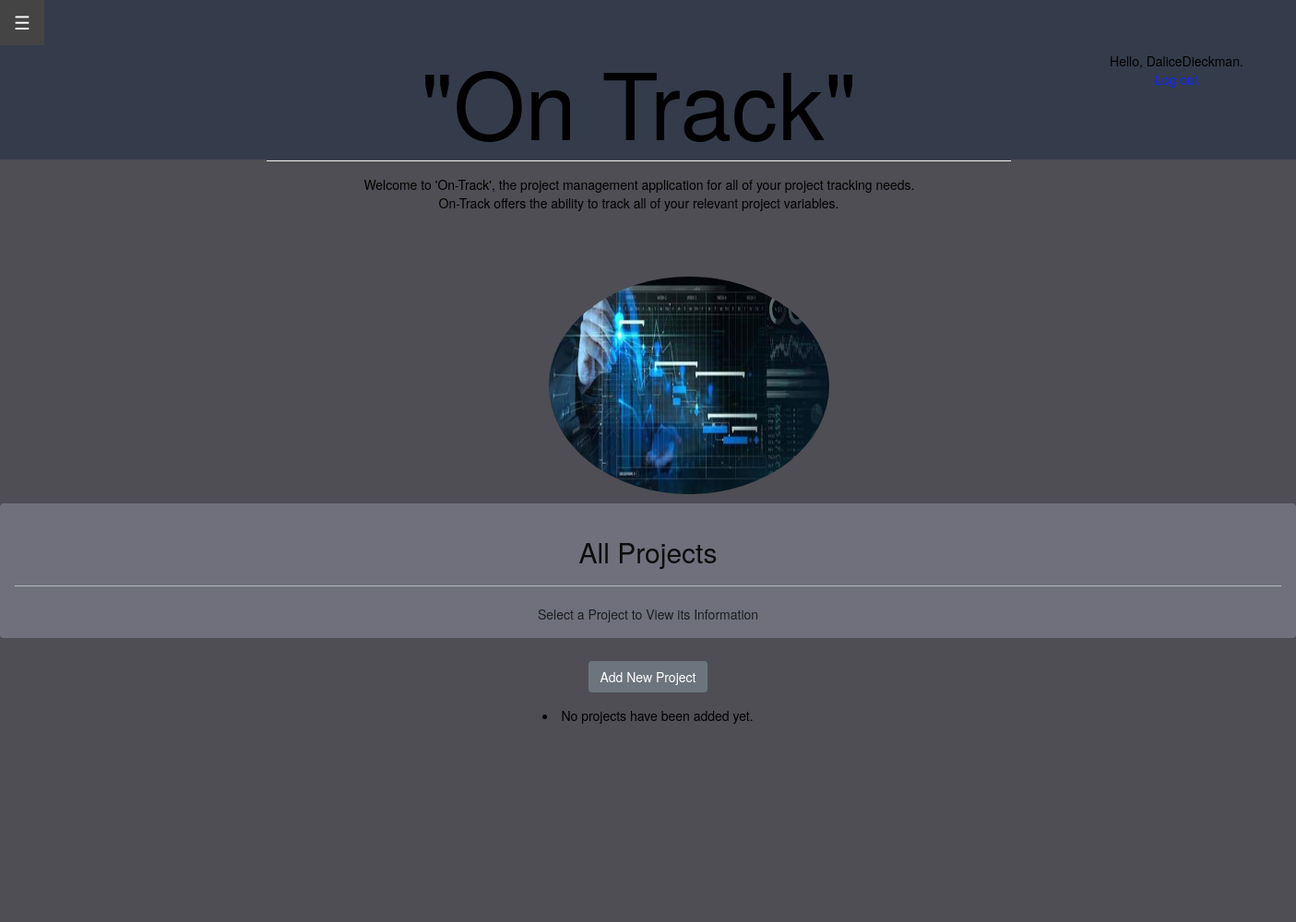
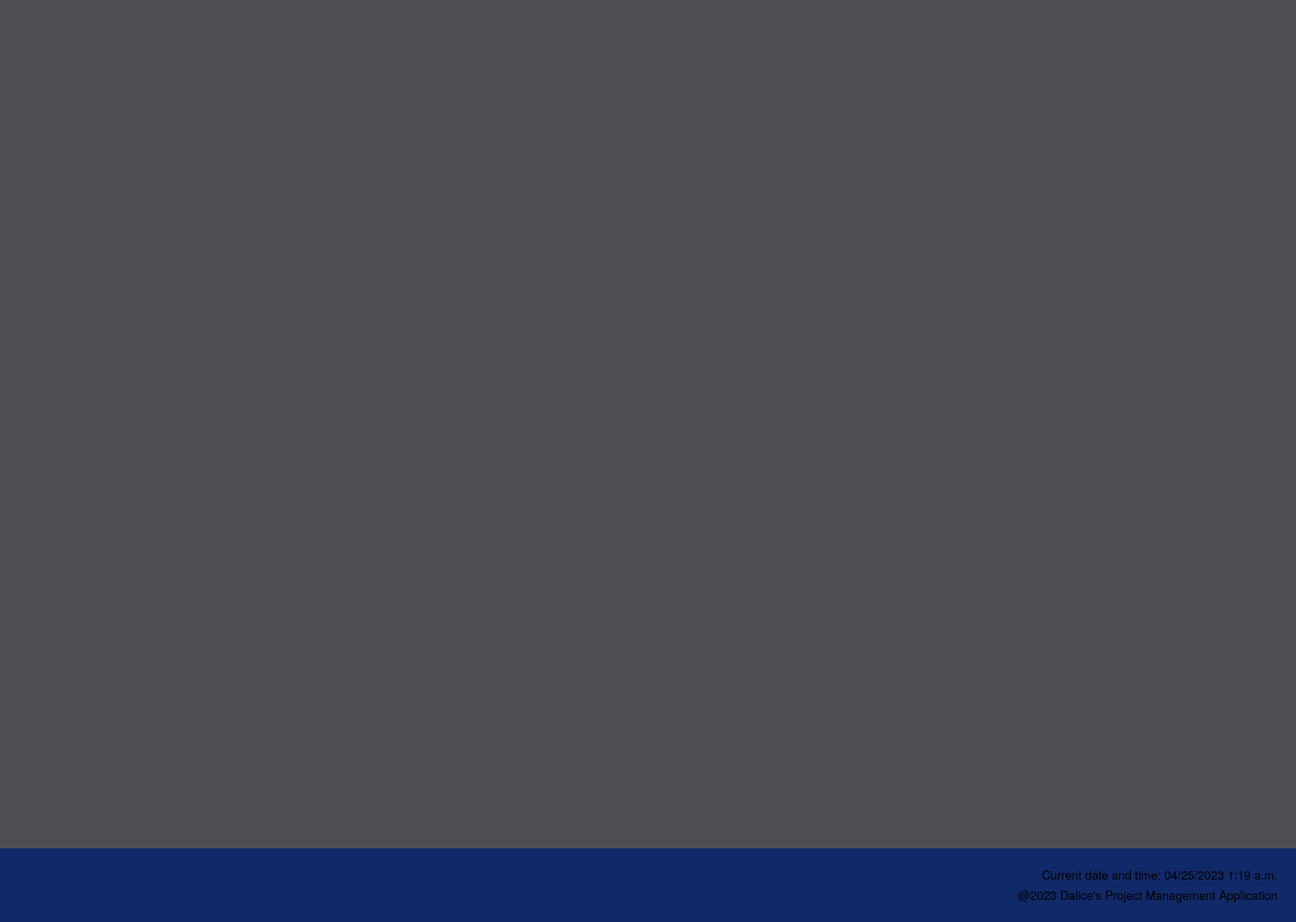
Before: /projects/ (signed in) with the older database file (2 pictures, top to bottom).
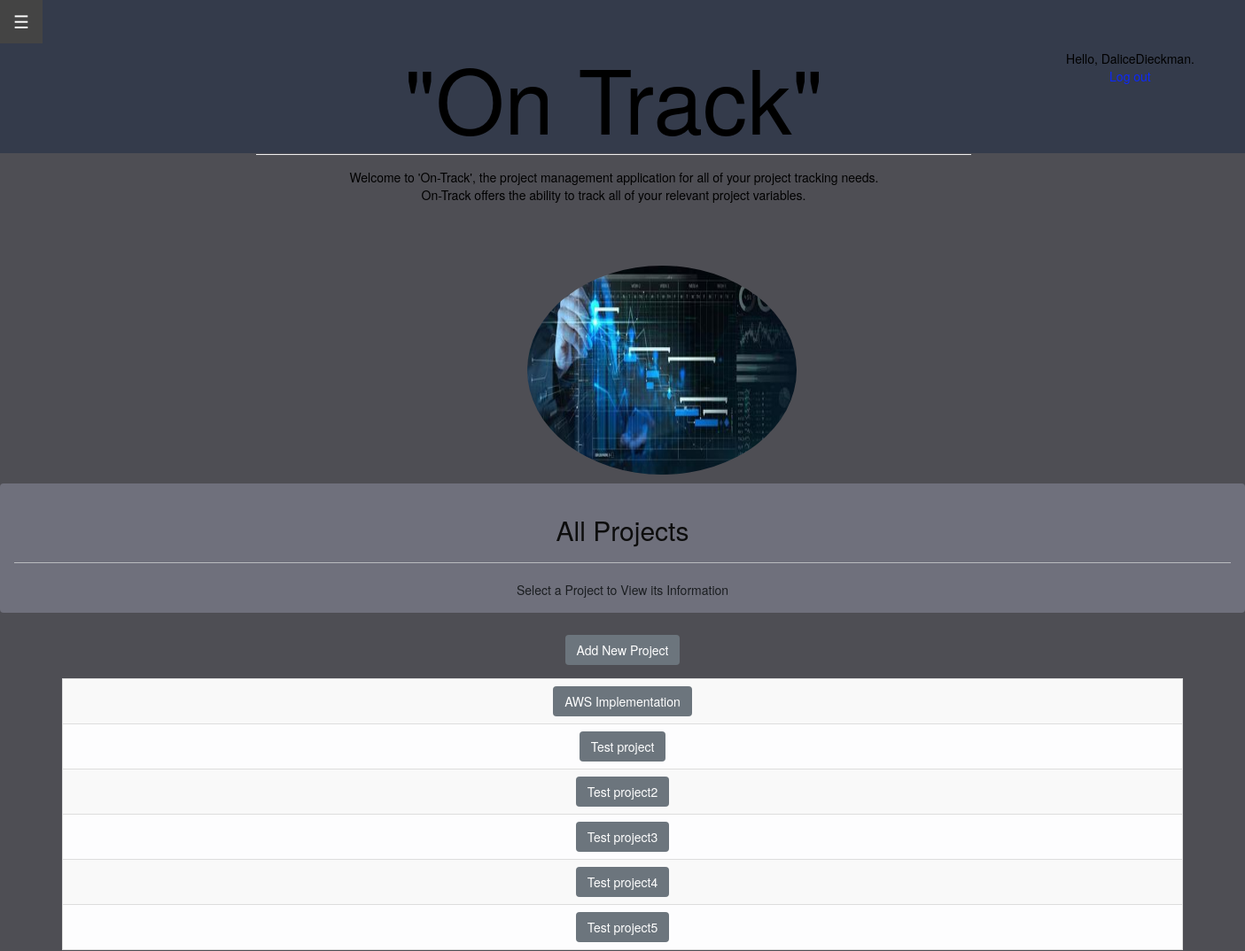
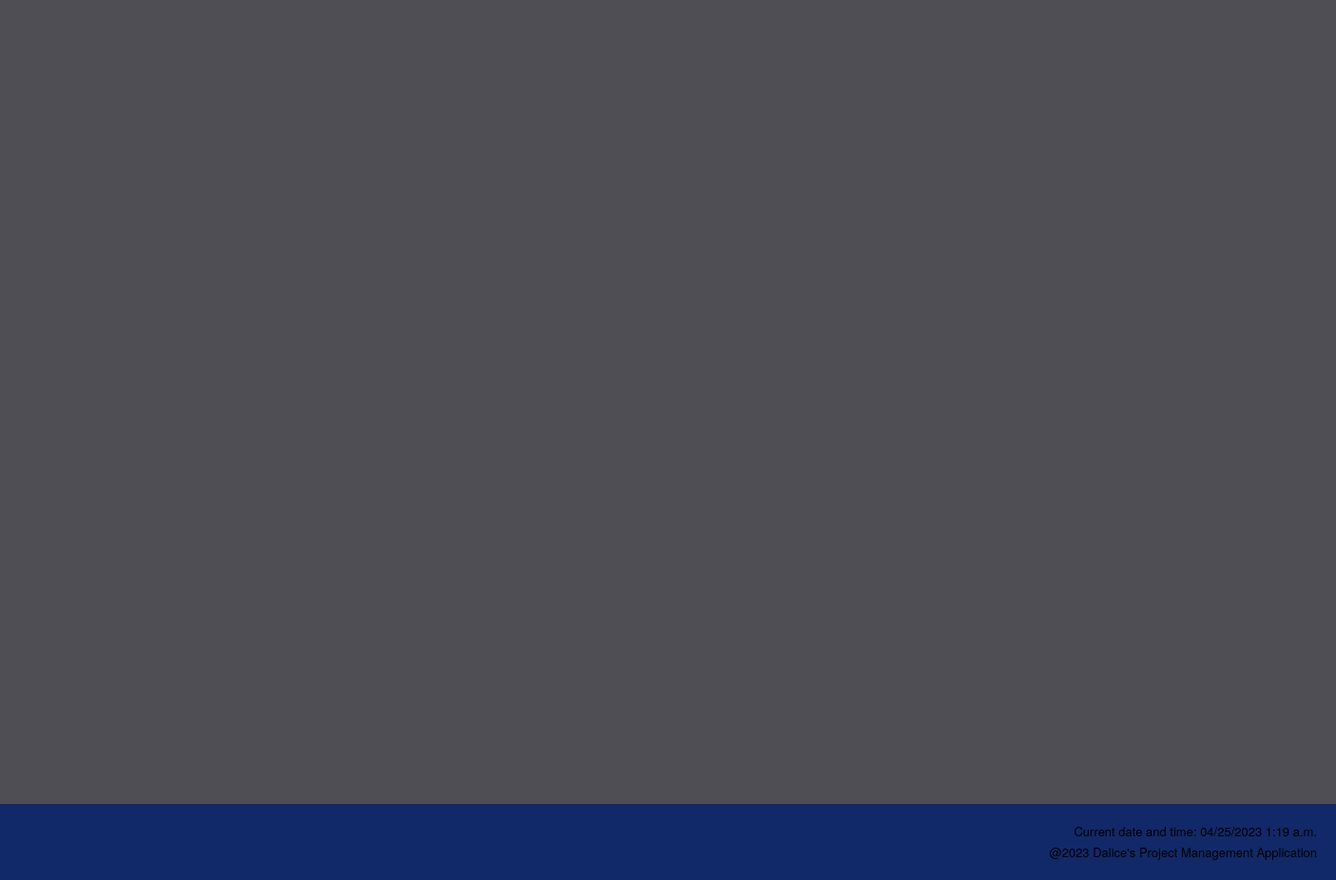
After: the same page with the newer database file (2 pictures, top to bottom).
### project_app/models.py (models this page shows, shortened)
class Project(models.Model):
    id = models.AutoField(primary_key=True, unique=True)
    project_name = models.CharField(max_length=100, null=True)
    start_date = models.DateField(auto_now_add=True)
    hourly_rate = models.IntegerField(null = True)
    pm_id = models.ForeignKey(User, on_delete=models.CASCADE, null=True)
    client_name = models.ForeignKey(Client, on_delete=models.CASCADE, null=True)
    project_description = models.CharField(null=True, max_length=1000)
    def __str__(self):
        return self.project_name

### project_app/views.py (the view)
# urls.py: path('projects/', views.projects, name='projects'),
@login_required
def projects(request):
    project_list = Project.objects.order_by("project_name")
    context = {'projects' : project_list}
    return render(request, 'project_app/projects.html', context)

### project_app/templates/project_app/projects.html
{% extends "project_app/base.html" %}
{% block content %}
<body style="background-color:#464454">
<div class="alert alert-dark" role="alert" style="background-color: rgb(111, 112, 124);">
  <h2 class="alert-heading" style="color:rgb(13, 13, 13)"><center>All Projects</center></h2>
  <hr>
  <p class="mb-0"><center>Select a Project to View its Information</center></p>
</div>
<div style="padding:5px">
<a href="{% url 'project_app:new_project' %}" class="btn btn-secondary" role="button" aria-pressed="true">Add New Project</a>
</div>
<div style="padding:5px">
</div>
<center>
<table style="width: 90%" class="table table-striped table-light table-bordered table-hover">
  {% for project in projects %}
    <tr>
        <td style="text-align: center">
            <a href="{% url 'project_app:project' project.id %}" class="btn btn-secondary" role="button" aria-pressed="true" style="background-color: #6c757d;">{{ project }}</a>
        </td>
        </tr>
    {% empty %}
        <li>No projects have been added yet.</li>
    {% endfor %}
</table>
</center>
<br>
</body>
{% endblock content %}

### project_app/templates/project_app/base.html (shortened to what this page needs)
<!DOCTYPE html>
{% load static %}
<html>
    <head>
        <div class="header">
        </div>
        <div class="second-header">
        </div>
        <link rel="stylesheet" href="https://stackpath.bootstrapcdn.com/bootstrap/4.3.1/css/bootstrap.min.css">
        <link rel="stylesheet" href="https://maxcdn.bootstrapcdn.com/bootstrap/3.4.1/css/bootstrap.min.css">
    </head>
    <head>
        <link rel="stylesheet" href="https://maxcdn.bootstrapcdn.com/bootstrap/3.4.1/css/bootstrap.min.css">
    </head>
        <body style="color: black;"></body><br><br>
    <div id="main">
        <button class="openbtn" onclick="openNav()">&#9776; </button>
    </div>
    <body>
        <div style = "text-align: center;">
    <div id="content" name="content" class="main">
        <div class="row justify-content-center">
            <div class="col-8">
                <h1 class = "mt-2" style="font-size: 100px;">"On Track"</h1>
                <hr class = "mt-0 mb-4">
                <p class = "indent"> Welcome to 'On-Track', the project management application for all of your project tracking needs.<br>
                    On-Track offers the ability to track all of your relevant project variables.
                <br>
                <div style="position: absolute; top: 0; right: -250px;" class="btn btn-outline-dark btn-rounded" data-mdb-ripple-color="dark">
                    {% if user.is_authenticated %}
                    <div style="color: #000000;">Hello, {{ user.username }}.</div>
                        <a style="color: #0d29f8;"  href="{% url 'users:logout' %}">Log out</a>
                    {% else %}
                        <a style="color: #0d29f8;" href="{% url 'users:register' %}">Register</a> -
                        <a style="color: #0d29f8;" href="{% url 'users:login' %}">Log in</a>
                    {% endif %}
                </div>
                <br><br><br>
                <div class = "container">
                    <div class = "image-container">
                        {% load static %} <img src = "{% static 'project_app/media/Home_page.jpg'  %}"  class = "img-circle" alt = "AWS Logo" width = "304" height = "236">
                    </div>
                </div>
                </p>
            </div>
        <div id = "content" name = "content" class="main">
        </div>
        </div>
    </div>
    </body>
        <body>
        </body>
        <footer>
            <p class = "p">Current date and time: {% now "SHORT_DATETIME_FORMAT" %} </p>
            <p class = "p">@2023 Dalice's Project Management Application</p>
        </footer>
        </html>
    {% block content %}
  {% endblock content %}

Changed rows visible on the page:
added Project: project_name "AWS Implementation"
added Project: project_name "Test project"
added Project: project_name "Test project2"
added Project: project_name "Test project3"
added Project: project_name "Test project4"
added Project: project_name "Test project5"
Other visible differences:
text no longer shown: "No projects have been added yet."
